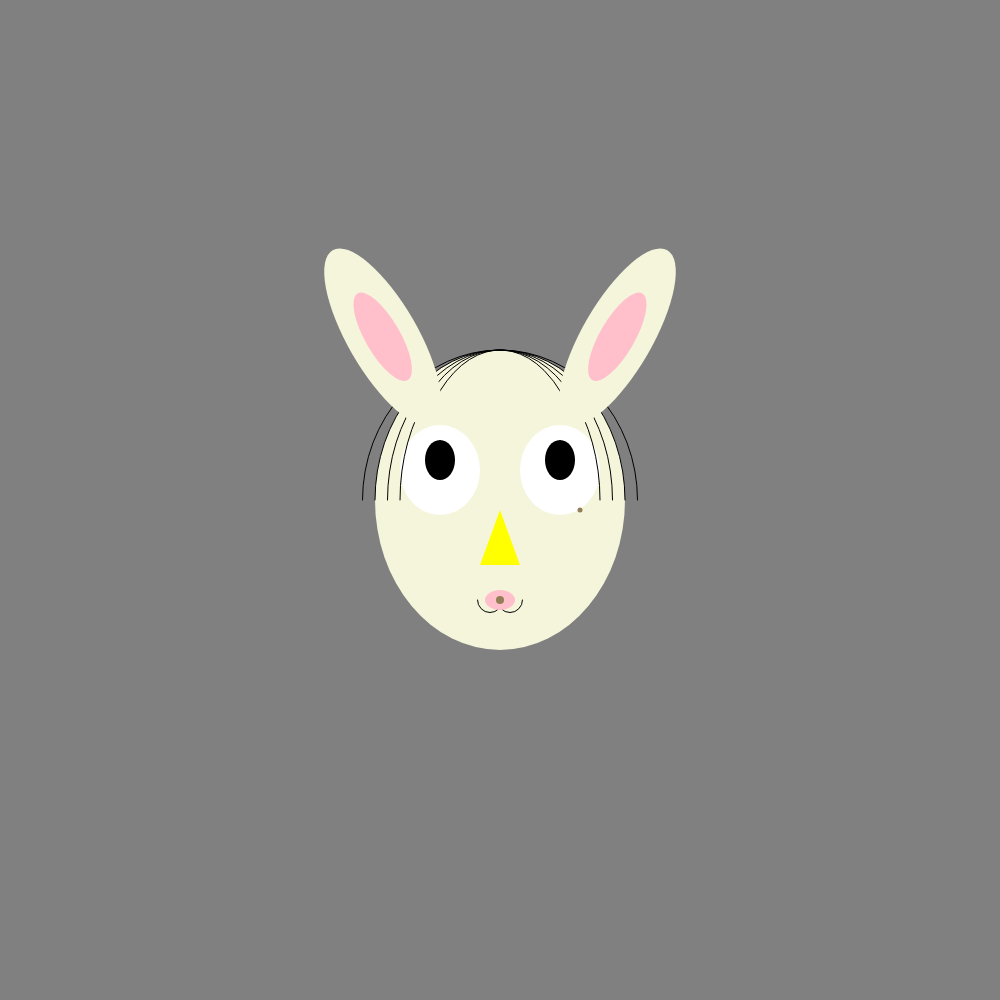
Frame 1 (no input)
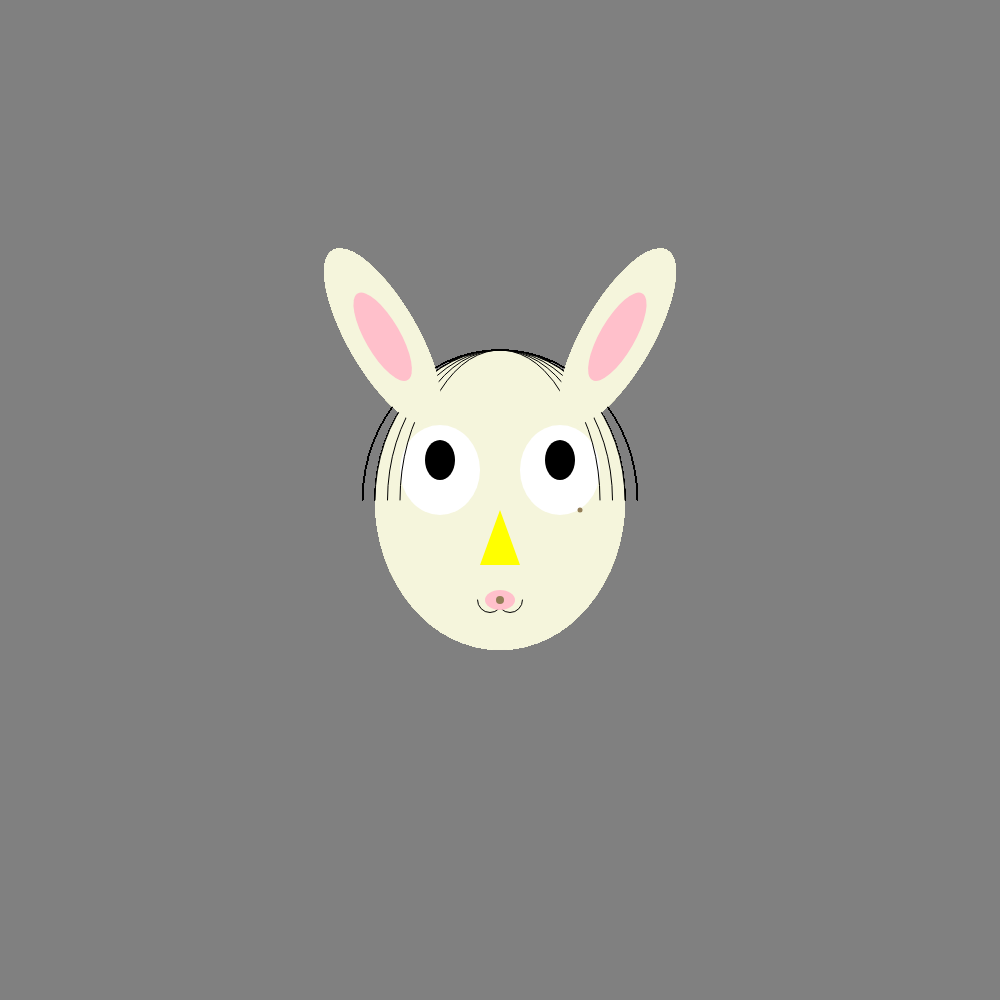
Frame 60 (no input)
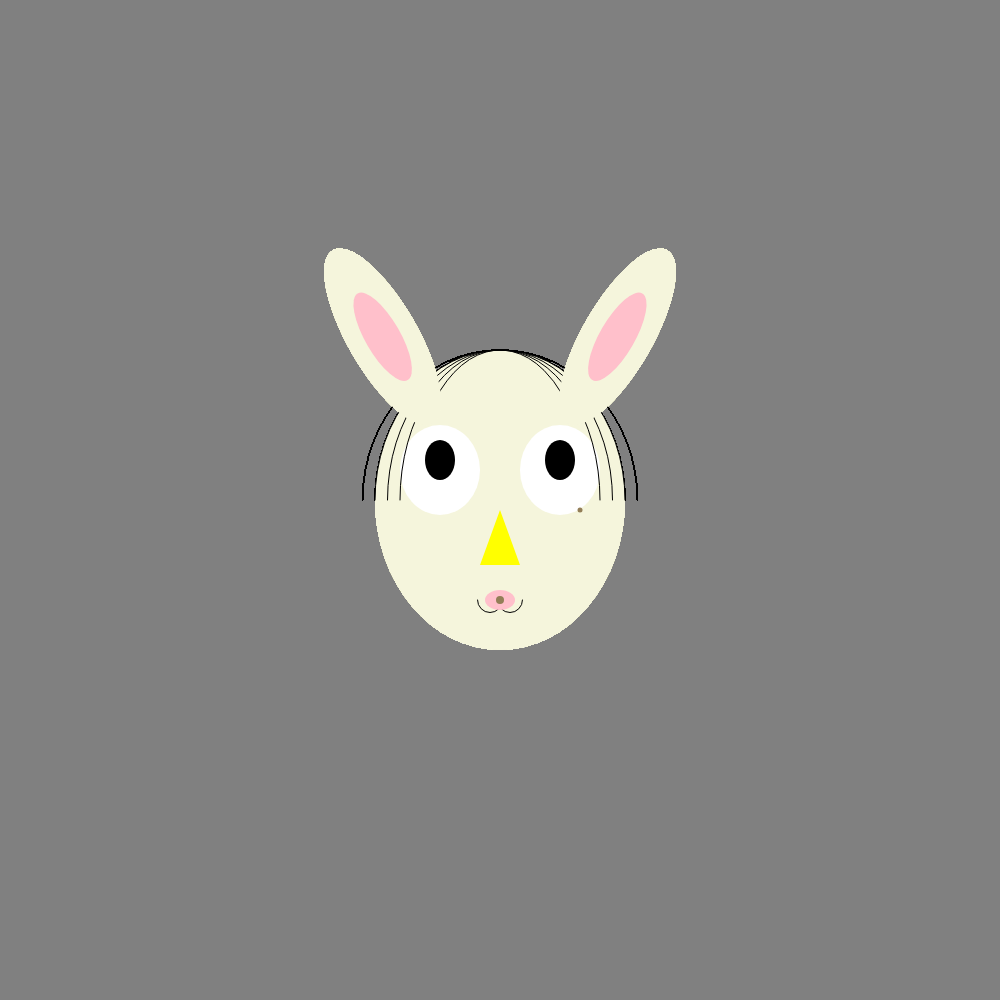
Frame 120 (the mouse pressed at the canvas centre since frame 60)

The p5.js sketch that drew these frames (run headless with seeded random() and noise() and a simulated clock; from frame 60 on, the mouse is pressed at the canvas centre):

// p5.js sketch
// ── sketch.js
var posX = 0;
var posY = 0;

function setup() {
    createCanvas(1000, 1000);
    background("grey");


    posX = width / 2;
    posY = height / 2;


}

function draw() {

    stroke(0);
    strokeWeight(1);

    noStroke();


    fill("beige");
    ellipse(posX, posY, 250, 300);

    fill(255);
    ellipse(posX - 60, posY - 30, 80, 90);
    ellipse(posX + 60, posY - 30, 80, 90);
    fill(0);
    ellipse(posX - 60, posY - 40, 30, 40);
    ellipse(posX + 60, posY - 40, 30, 40);
    fill("yellow");
    triangle(posX, posY + 10, posX - 20, posY + 65, posX + 20, posY + 65);


    stroke(0);
    noFill();
    arc(posX, posY, 175, 300, PI + QUARTER_PI, TWO_PI - QUARTER_PI);
    arc(posX, posY, 200, 300, PI, TWO_PI);
    arc(posX, posY, 225, 300, PI, TWO_PI);
    arc(posX, posY, 250, 300, PI, TWO_PI);
    arc(posX, posY, 275, 300, PI, TWO_PI);

    arc(posX - 10, posY + 100, 25, 25, 0, PI);
    arc(posX + 10, posY + 100, 25, 25, 0, PI);

    fill("pink");
    noStroke();
    ellipse(posX, posY + 100, 30, 20);

    stroke("#937E57");
    strokeWeight(5);
    point(posX + 80, posY + 10);
    strokeWeight(8);
    point(posX, posY + 100);

    noStroke();
    fill("beige");
    translate(width / 2, height / 2);
    rotate(PI / 3.0);
    ellipse(-200, 20, 200, 70);
    fill("pink");
    ellipse(-200, 20, 100, 35);
    rotate(PI / 3.0);
    fill("beige");
    ellipse(-200, -20, 200, 70);
    fill("pink");
    ellipse(-200, -20, 100, 35);



}
